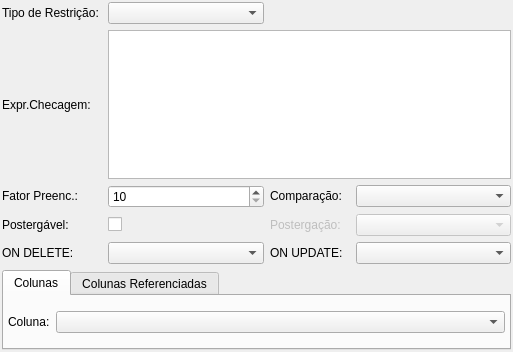
<?xml version="1.0" encoding="UTF-8"?>
<ui version="4.0">
 <class>RestricaoWidget</class>
 <widget class="QWidget" name="RestricaoWidget">
  <property name="geometry">
   <rect>
    <x>0</x>
    <y>0</y>
    <width>513</width>
    <height>352</height>
   </rect>
  </property>
  <property name="minimumSize">
   <size>
    <width>0</width>
    <height>0</height>
   </size>
  </property>
  <property name="windowTitle">
   <string>Form</string>
  </property>
  <layout class="QGridLayout" name="restricao_grid">
   <property name="margin">
    <number>2</number>
   </property>
   <property name="spacing">
    <number>6</number>
   </property>
   <item row="0" column="0">
    <widget class="QLabel" name="tipo_rest_lbl">
     <property name="sizePolicy">
      <sizepolicy hsizetype="Fixed" vsizetype="Fixed">
       <horstretch>0</horstretch>
       <verstretch>0</verstretch>
      </sizepolicy>
     </property>
     <property name="minimumSize">
      <size>
       <width>100</width>
       <height>0</height>
      </size>
     </property>
     <property name="text">
      <string>Tipo de Restrição:</string>
     </property>
    </widget>
   </item>
   <item row="0" column="1">
    <widget class="QComboBox" name="tipo_rest_cmb">
     <property name="minimumSize">
      <size>
       <width>100</width>
       <height>0</height>
      </size>
     </property>
    </widget>
   </item>
   <item row="0" column="2" colspan="2">
    <spacer name="horizontalSpacer">
     <property name="orientation">
      <enum>Qt::Horizontal</enum>
     </property>
     <property name="sizeHint" stdset="0">
      <size>
       <width>226</width>
       <height>21</height>
      </size>
     </property>
    </spacer>
   </item>
   <item row="1" column="0">
    <widget class="QLabel" name="exp_checagem_lbl">
     <property name="sizePolicy">
      <sizepolicy hsizetype="Fixed" vsizetype="Preferred">
       <horstretch>0</horstretch>
       <verstretch>0</verstretch>
      </sizepolicy>
     </property>
     <property name="minimumSize">
      <size>
       <width>100</width>
       <height>0</height>
      </size>
     </property>
     <property name="text">
      <string>Expr.Checagem:</string>
     </property>
    </widget>
   </item>
   <item row="1" column="1" colspan="3">
    <widget class="QTextEdit" name="exp_checagem_txt">
     <property name="sizePolicy">
      <sizepolicy hsizetype="Expanding" vsizetype="Expanding">
       <horstretch>0</horstretch>
       <verstretch>0</verstretch>
      </sizepolicy>
     </property>
     <property name="minimumSize">
      <size>
       <width>0</width>
       <height>50</height>
      </size>
     </property>
     <property name="maximumSize">
      <size>
       <width>16777215</width>
       <height>16777215</height>
      </size>
     </property>
     <property name="frameShadow">
      <enum>QFrame::Sunken</enum>
     </property>
     <property name="lineWidth">
      <number>1</number>
     </property>
     <property name="midLineWidth">
      <number>0</number>
     </property>
     <property name="verticalScrollBarPolicy">
      <enum>Qt::ScrollBarAsNeeded</enum>
     </property>
     <property name="horizontalScrollBarPolicy">
      <enum>Qt::ScrollBarAsNeeded</enum>
     </property>
     <property name="undoRedoEnabled">
      <bool>true</bool>
     </property>
     <property name="readOnly">
      <bool>false</bool>
     </property>
     <property name="textInteractionFlags">
      <set>Qt::TextEditorInteraction</set>
     </property>
    </widget>
   </item>
   <item row="2" column="0">
    <widget class="QLabel" name="fator_preenc_lbl">
     <property name="sizePolicy">
      <sizepolicy hsizetype="Fixed" vsizetype="Fixed">
       <horstretch>0</horstretch>
       <verstretch>0</verstretch>
      </sizepolicy>
     </property>
     <property name="minimumSize">
      <size>
       <width>100</width>
       <height>0</height>
      </size>
     </property>
     <property name="text">
      <string>Fator Preenc.:</string>
     </property>
    </widget>
   </item>
   <item row="2" column="1">
    <widget class="QSpinBox" name="fator_preenc_sb">
     <property name="sizePolicy">
      <sizepolicy hsizetype="Preferred" vsizetype="Fixed">
       <horstretch>0</horstretch>
       <verstretch>0</verstretch>
      </sizepolicy>
     </property>
     <property name="minimum">
      <number>10</number>
     </property>
     <property name="maximum">
      <number>100</number>
     </property>
    </widget>
   </item>
   <item row="2" column="2">
    <widget class="QLabel" name="tipo_comparacao_lbl">
     <property name="sizePolicy">
      <sizepolicy hsizetype="Fixed" vsizetype="Fixed">
       <horstretch>0</horstretch>
       <verstretch>0</verstretch>
      </sizepolicy>
     </property>
     <property name="minimumSize">
      <size>
       <width>80</width>
       <height>0</height>
      </size>
     </property>
     <property name="maximumSize">
      <size>
       <width>75</width>
       <height>16777215</height>
      </size>
     </property>
     <property name="text">
      <string>Comparação:</string>
     </property>
    </widget>
   </item>
   <item row="2" column="3">
    <widget class="QComboBox" name="tipo_comparacao_cmb">
     <property name="sizePolicy">
      <sizepolicy hsizetype="Preferred" vsizetype="Fixed">
       <horstretch>0</horstretch>
       <verstretch>0</verstretch>
      </sizepolicy>
     </property>
     <property name="minimumSize">
      <size>
       <width>120</width>
       <height>0</height>
      </size>
     </property>
    </widget>
   </item>
   <item row="3" column="0">
    <widget class="QLabel" name="postergavel_lbl">
     <property name="sizePolicy">
      <sizepolicy hsizetype="Fixed" vsizetype="Fixed">
       <horstretch>0</horstretch>
       <verstretch>0</verstretch>
      </sizepolicy>
     </property>
     <property name="minimumSize">
      <size>
       <width>100</width>
       <height>0</height>
      </size>
     </property>
     <property name="text">
      <string>Postergável:</string>
     </property>
    </widget>
   </item>
   <item row="3" column="1">
    <widget class="QCheckBox" name="postergavel_chk">
     <property name="sizePolicy">
      <sizepolicy hsizetype="Preferred" vsizetype="Fixed">
       <horstretch>0</horstretch>
       <verstretch>0</verstretch>
      </sizepolicy>
     </property>
     <property name="text">
      <string/>
     </property>
    </widget>
   </item>
   <item row="3" column="2">
    <widget class="QLabel" name="tipo_postergacao_lbl">
     <property name="enabled">
      <bool>false</bool>
     </property>
     <property name="sizePolicy">
      <sizepolicy hsizetype="Fixed" vsizetype="Fixed">
       <horstretch>0</horstretch>
       <verstretch>0</verstretch>
      </sizepolicy>
     </property>
     <property name="minimumSize">
      <size>
       <width>80</width>
       <height>0</height>
      </size>
     </property>
     <property name="maximumSize">
      <size>
       <width>75</width>
       <height>16777215</height>
      </size>
     </property>
     <property name="text">
      <string>Postergação:</string>
     </property>
    </widget>
   </item>
   <item row="3" column="3">
    <widget class="QComboBox" name="tipo_postergacao_cmb">
     <property name="enabled">
      <bool>false</bool>
     </property>
     <property name="sizePolicy">
      <sizepolicy hsizetype="Preferred" vsizetype="Fixed">
       <horstretch>0</horstretch>
       <verstretch>0</verstretch>
      </sizepolicy>
     </property>
     <property name="minimumSize">
      <size>
       <width>120</width>
       <height>0</height>
      </size>
     </property>
    </widget>
   </item>
   <item row="4" column="0">
    <widget class="QLabel" name="acao_delete_lbl">
     <property name="sizePolicy">
      <sizepolicy hsizetype="Fixed" vsizetype="Fixed">
       <horstretch>0</horstretch>
       <verstretch>0</verstretch>
      </sizepolicy>
     </property>
     <property name="minimumSize">
      <size>
       <width>100</width>
       <height>0</height>
      </size>
     </property>
     <property name="text">
      <string>ON DELETE:</string>
     </property>
    </widget>
   </item>
   <item row="4" column="1">
    <widget class="QComboBox" name="acao_delete_cmb">
     <property name="sizePolicy">
      <sizepolicy hsizetype="Preferred" vsizetype="Fixed">
       <horstretch>0</horstretch>
       <verstretch>0</verstretch>
      </sizepolicy>
     </property>
     <property name="minimumSize">
      <size>
       <width>120</width>
       <height>0</height>
      </size>
     </property>
    </widget>
   </item>
   <item row="4" column="2">
    <widget class="QLabel" name="acao_update_lbl">
     <property name="sizePolicy">
      <sizepolicy hsizetype="Fixed" vsizetype="Fixed">
       <horstretch>0</horstretch>
       <verstretch>0</verstretch>
      </sizepolicy>
     </property>
     <property name="minimumSize">
      <size>
       <width>75</width>
       <height>0</height>
      </size>
     </property>
     <property name="maximumSize">
      <size>
       <width>75</width>
       <height>16777215</height>
      </size>
     </property>
     <property name="text">
      <string>ON UPDATE:</string>
     </property>
    </widget>
   </item>
   <item row="4" column="3">
    <widget class="QComboBox" name="acao_update_cmb">
     <property name="sizePolicy">
      <sizepolicy hsizetype="Preferred" vsizetype="Fixed">
       <horstretch>0</horstretch>
       <verstretch>0</verstretch>
      </sizepolicy>
     </property>
     <property name="minimumSize">
      <size>
       <width>120</width>
       <height>0</height>
      </size>
     </property>
    </widget>
   </item>
   <item row="6" column="0" colspan="4">
    <widget class="QTabWidget" name="colunas_tbw">
     <property name="currentIndex">
      <number>0</number>
     </property>
     <widget class="QWidget" name="tab">
      <attribute name="title">
       <string>Colunas</string>
      </attribute>
      <layout class="QGridLayout" name="gridLayout">
       <property name="margin">
        <number>4</number>
       </property>
       <property name="spacing">
        <number>6</number>
       </property>
       <item row="0" column="0">
        <widget class="QLabel" name="coluna_lbl">
         <property name="sizePolicy">
          <sizepolicy hsizetype="Fixed" vsizetype="Preferred">
           <horstretch>0</horstretch>
           <verstretch>0</verstretch>
          </sizepolicy>
         </property>
         <property name="text">
          <string>Coluna:</string>
         </property>
        </widget>
       </item>
       <item row="0" column="1">
        <widget class="QComboBox" name="coluna_cmb">
         <property name="sizePolicy">
          <sizepolicy hsizetype="Expanding" vsizetype="Fixed">
           <horstretch>0</horstretch>
           <verstretch>0</verstretch>
          </sizepolicy>
         </property>
         <property name="minimumSize">
          <size>
           <width>180</width>
           <height>0</height>
          </size>
         </property>
        </widget>
       </item>
      </layout>
     </widget>
     <widget class="QWidget" name="tab_2">
      <attribute name="title">
       <string>Colunas Referenciadas</string>
      </attribute>
      <layout class="QGridLayout" name="gridLayout_2">
       <property name="margin">
        <number>4</number>
       </property>
       <property name="spacing">
        <number>6</number>
       </property>
       <item row="0" column="0" colspan="2">
        <widget class="QLabel" name="tab_ref_lbl">
         <property name="sizePolicy">
          <sizepolicy hsizetype="Fixed" vsizetype="Preferred">
           <horstretch>0</horstretch>
           <verstretch>0</verstretch>
          </sizepolicy>
         </property>
         <property name="text">
          <string>Tabela:</string>
         </property>
        </widget>
       </item>
       <item row="2" column="0">
        <widget class="QLabel" name="coluna_ref_lbl">
         <property name="sizePolicy">
          <sizepolicy hsizetype="Fixed" vsizetype="Preferred">
           <horstretch>0</horstretch>
           <verstretch>0</verstretch>
          </sizepolicy>
         </property>
         <property name="minimumSize">
          <size>
           <width>0</width>
           <height>0</height>
          </size>
         </property>
         <property name="text">
          <string>Coluna:</string>
         </property>
        </widget>
       </item>
       <item row="2" column="1">
        <widget class="QComboBox" name="coluna_ref_cmb">
         <property name="sizePolicy">
          <sizepolicy hsizetype="Expanding" vsizetype="Fixed">
           <horstretch>0</horstretch>
           <verstretch>0</verstretch>
          </sizepolicy>
         </property>
         <property name="minimumSize">
          <size>
           <width>0</width>
           <height>0</height>
          </size>
         </property>
         <property name="maximumSize">
          <size>
           <width>16777215</width>
           <height>16777215</height>
          </size>
         </property>
        </widget>
       </item>
      </layout>
     </widget>
    </widget>
   </item>
  </layout>
 </widget>
 <resources/>
 <connections/>
</ui>
